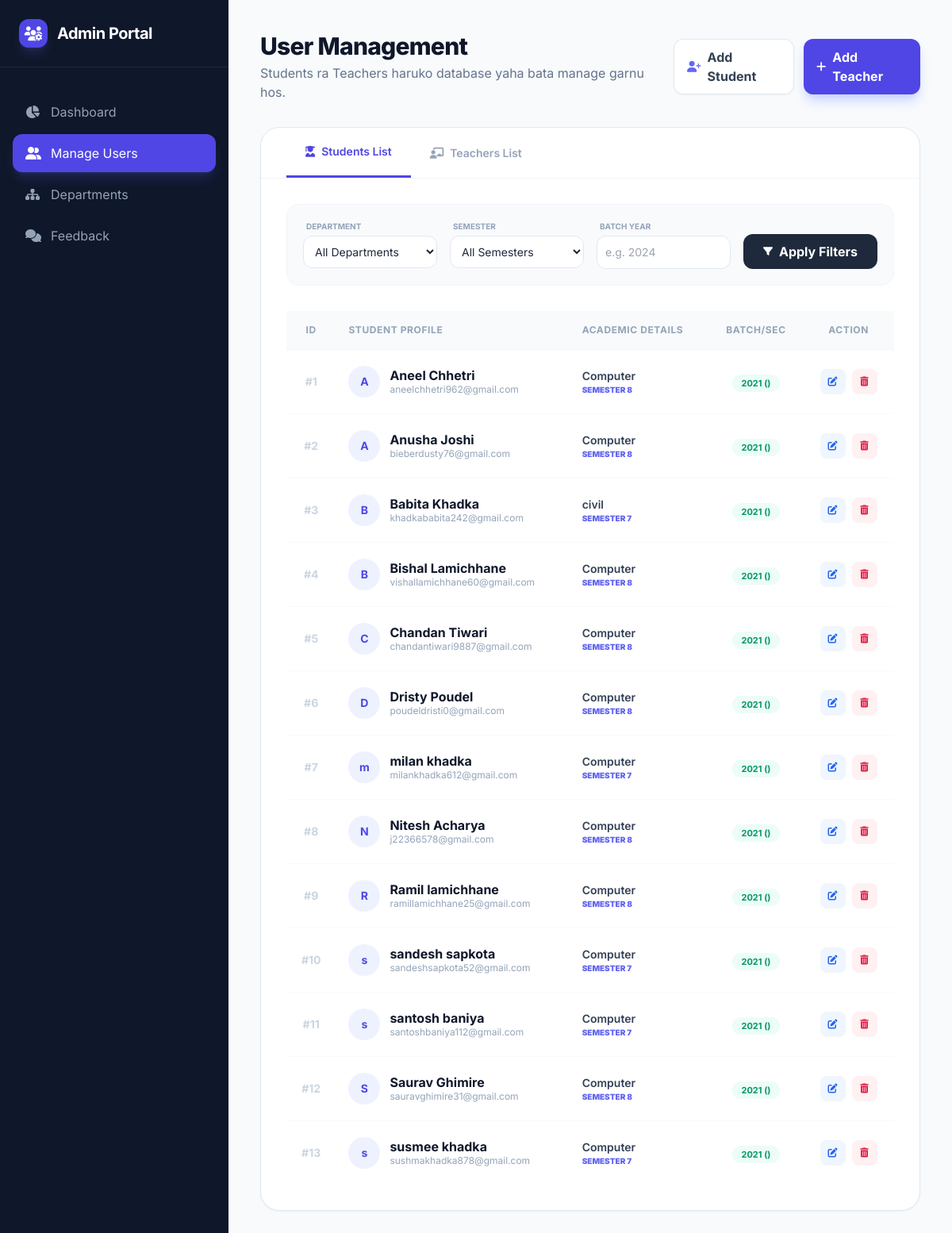
The app's page /manage_users.php (signed in) with its own data.
### tables this page shows
CREATE TABLE `students` (
  `id` int NOT NULL AUTO_INCREMENT,
  `full_name` varchar(100) NOT NULL,
  `email` varchar(100) NOT NULL,
  `student_id` varchar(20) DEFAULT NULL,
  `phone` varchar(20) DEFAULT NULL,
  `password` varchar(255) NOT NULL,
  `department` varchar(100) NOT NULL,
  `department_id` int DEFAULT NULL,
  `semester_id` int DEFAULT NULL,
  `faculty` varchar(100) DEFAULT NULL,
  `section` varchar(10) DEFAULT NULL,
  `batch_year` int DEFAULT NULL,
  `symbol_no` varchar(50) NOT NULL,
  `dob` date DEFAULT NULL,
  `profile_photo` varchar(255) DEFAULT 'images/default_user.png',
  `created_at` timestamp NULL DEFAULT CURRENT_TIMESTAMP,
  `otp` varchar(6) DEFAULT NULL,
  `otp_expiry` datetime DEFAULT NULL,
  `is_verified` tinyint(1) DEFAULT '0',
  `semester` tinyint(1) DEFAULT '1',
  `status` enum('active','inactive') DEFAULT 'active',
  PRIMARY KEY (`id`),
  UNIQUE KEY `email` (`email`),
  UNIQUE KEY `symbol_no` (`symbol_no`)
);

CREATE TABLE `departments` (
  `id` int NOT NULL AUTO_INCREMENT,
  `department_name` varchar(100) NOT NULL,
  `duration_years` int NOT NULL,
  `total_semesters` int NOT NULL,
  `hod_id` int DEFAULT NULL,
  PRIMARY KEY (`id`),
  UNIQUE KEY `department_name` (`department_name`)
);

### manage_users.php (the view, shortened to what this page needs)
<?php
require 'db_config.php';
$batch = intval($_GET['batch_year'] ?? 0);
$query = "SELECT s.id, s.full_name, s.email, s.batch_year, s.section, d.department_name, s.semester
          FROM students s
          LEFT JOIN departments d ON s.department_id=d.id
          WHERE 1";
$query .= " ORDER BY s.full_name ASC";
$students_result = $conn->query($query);
function h($val) {
    return htmlspecialchars($val ?? '');
}
?>
<!DOCTYPE html>
<html lang="en">
<head>
    <script src="https://cdn.tailwindcss.com"></script>
    <link rel="stylesheet" href="https://cdnjs.cloudflare.com/ajax/libs/font-awesome/6.4.0/css/all.min.css">
</head>
<body class="bg-slate-50 text-slate-800">
<div class="flex min-h-screen">
    <aside class="w-72 bg-slate-900 text-slate-300 hidden lg:flex flex-col fixed h-full z-50">
        <div class="p-6 border-b border-slate-800 flex items-center gap-3">
            <div class="h-9 w-9 bg-indigo-600 rounded-xl flex items-center justify-center text-white shadow-lg shadow-indigo-500/20">
                <i class="fa-solid fa-users-gear text-lg"></i>
            </div>
            <span class="text-xl font-bold text-white tracking-tight">Admin Portal</span>
        </div>
        <nav class="p-4 space-y-1 mt-4">
            <a href="admin_dashboard.php" class="sidebar-link flex items-center gap-3 px-4 py-3 rounded-xl transition-all text-slate-400">
                <i class="fa-solid fa-chart-pie w-5"></i> Dashboard
            </a>
            <a href="manage_users.php" class="flex items-center gap-3 px-4 py-3 rounded-xl bg-indigo-600 text-white shadow-lg shadow-indigo-500/20">
                <i class="fa-solid fa-user-group w-5"></i> Manage Users
            </a>
            <a href="manage_departments.php" class="sidebar-link flex items-center gap-3 px-4 py-3 rounded-xl transition-all text-slate-400">
                <i class="fa-solid fa-sitemap w-5"></i> Departments
            </a>
            <a href="manage_feedback.php" class="sidebar-link flex items-center gap-3 px-4 py-3 rounded-xl transition-all text-slate-400">
                <i class="fa-solid fa-comments w-5"></i> Feedback
            </a>
        </nav>
    </aside>
    <main class="flex-1 lg:ml-72 p-6 lg:p-10">
        <div class="flex flex-col md:flex-row md:items-center justify-between mb-8 gap-4">
            <div>
                <h1 class="text-3xl font-extrabold text-slate-900 tracking-tight">User Management</h1>
                <p class="text-slate-500 mt-1">Students ra Teachers haruko database yaha bata manage garnu hos.</p>
            </div>
            <div class="flex gap-3">
                <a href="student_signup.php" class="bg-white text-slate-700 border border-slate-200 px-4 py-2.5 rounded-xl font-bold hover:bg-slate-50 transition-all flex items-center gap-2 shadow-sm">
                    <i class="fa-solid fa-user-plus text-indigo-500 text-sm"></i> Add Student
                </a>
                <a href="teacher_signup.php" class="bg-indigo-600 text-white px-4 py-2.5 rounded-xl font-bold hover:bg-indigo-700 transition-all flex items-center gap-2 shadow-lg shadow-indigo-200">
                    <i class="fa-solid fa-plus text-sm"></i> Add Teacher
                </a>
            </div>
        </div>
        <div class="bg-white rounded-3xl shadow-sm border border-slate-200 overflow-hidden">
            <div class="flex border-b border-slate-100 px-8">
                <button id="btnStudents" class="px-6 py-5 text-sm font-semibold transition-all tab-active flex items-center gap-2">
                    <i class="fa-solid fa-user-graduate"></i> Students List
                </button>
                <button id="btnTeachers" class="px-6 py-5 text-sm font-semibold transition-all text-slate-400 hover:text-slate-600 flex items-center gap-2">
                    <i class="fa-solid fa-chalkboard-user"></i> Teachers List
                </button>
            </div>
            <div id="studentSection" class="p-8">
                <form method="get" class="grid grid-cols-1 md:grid-cols-4 gap-4 mb-8 bg-slate-50 p-5 rounded-2xl border border-slate-100">
                    <div>
                        <label class="block text-[10px] uppercase font-bold text-slate-400 mb-1 ml-1">Department</label>
                        <select name="department" class="w-full bg-white border border-slate-200 p-2.5 rounded-xl focus:ring-2 focus:ring-indigo-500 outline-none text-sm transition-all">
                            <option value="">All Departments</option>
                        </select>
                    </div>
                    <div>
                        <label class="block text-[10px] uppercase font-bold text-slate-400 mb-1 ml-1">Semester</label>
                        <select name="semester" class="w-full bg-white border border-slate-200 p-2.5 rounded-xl focus:ring-2 focus:ring-indigo-500 outline-none text-sm transition-all">
                            <option value="">All Semesters</option>
                        </select>
                    </div>
                    <div>
                        <label class="block text-[10px] uppercase font-bold text-slate-400 mb-1 ml-1">Batch Year</label>
                        <input type="number" name="batch_year" placeholder="e.g. 2024" value="<?= $batch ?: '' ?>"
                               class="w-full bg-white border border-slate-200 p-2.5 rounded-xl focus:ring-2 focus:ring-indigo-500 outline-none text-sm transition-all">
                    </div>
                    <div class="flex items-end">
                        <button type="submit" class="w-full bg-slate-800 text-white p-2.5 rounded-xl font-bold hover:bg-slate-900 transition-all flex items-center justify-center gap-2">
                            <i class="fa-solid fa-filter text-xs"></i> Apply Filters
                        </button>
                    </div>
                </form>
                <div class="overflow-x-auto">
                    <table class="w-full text-left border-collapse">
                        <thead>
                            <tr class="bg-slate-50 border-b border-slate-100 text-slate-400">
                                <th class="px-4 py-4 text-xs font-bold uppercase tracking-wider text-center">ID</th>
                                <th class="px-4 py-4 text-xs font-bold uppercase tracking-wider">Student Profile</th>
                                <th class="px-4 py-4 text-xs font-bold uppercase tracking-wider">Academic Details</th>
                                <th class="px-4 py-4 text-xs font-bold uppercase tracking-wider text-center">Batch/Sec</th>
                                <th class="px-4 py-4 text-xs font-bold uppercase tracking-wider text-center">Action</th>
                            </tr>
                        </thead>
                        <tbody class="divide-y divide-slate-50">
                            <?php $i=1; while($student = $students_result->fetch_assoc()): ?>
                            <tr class="hover:bg-slate-50/50 transition-colors group">
                                <td class="px-4 py-5 text-center text-sm font-bold text-slate-300">#<?= $i++; ?></td>
                                <td class="px-4 py-5">
                                    <div class="flex items-center gap-3">
                                        <div class="h-10 w-10 rounded-full bg-indigo-50 flex items-center justify-center text-indigo-600 font-bold text-sm">
                                            <?= substr($student['full_name'],0,1) ?>
                                        </div>
                                        <div>
                                            <p class="font-bold text-slate-900 leading-tight"><?= h($student['full_name']); ?></p>
                                            <p class="text-xs text-slate-400"><?= h($student['email']); ?></p>
                                        </div>
                                    </div>
                                </td>
                                <td class="px-4 py-5">
                                    <div class="flex flex-col">
                                        <span class="text-sm font-semibold text-slate-700"><?= h($student['department_name'] ?: '-'); ?></span>
                                        <span class="text-[10px] text-indigo-500 font-black uppercase">Semester <?= h($student['semester']); ?></span>
                                    </div>
                                </td>
                                <td class="px-4 py-5 text-center">
                                    <span class="px-3 py-1 bg-emerald-50 text-emerald-600 rounded-full text-[11px] font-bold">
                                        <?= h($student['batch_year']); ?> (<?= h($student['section']); ?>)
                                    </span>
                                </td>
                                <td class="px-4 py-5 text-center">
                                    <div class="flex justify-center gap-2">
                                        <a href="edit_student.php?id=<?= $student['id'] ?>" class="h-8 w-8 rounded-lg bg-blue-50 text-blue-600 flex items-center justify-center hover:bg-blue-600 hover:text-white transition-all">
                                            <i class="fa-solid fa-pen-to-square text-xs"></i>
                                        </a>
                                        <a href="delete_student.php?id=<?= $student['id'] ?>" onclick="return confirm('Delete?')" class="h-8 w-8 rounded-lg bg-rose-50 text-rose-600 flex items-center justify-center hover:bg-rose-600 hover:text-white transition-all">
                                            <i class="fa-solid fa-trash-can text-xs"></i>
                                        </a>
                                    </div>
                                </td>
                            </tr>
                            <?php endwhile; ?>
                        </tbody>
                    </table>
                </div>
            </div>
        </div>
    </main>
</div>
</body>
</html>

### manage_users.php (style rules this page uses)
body { font-family: 'Inter', sans-serif; }
.tab-active { border-bottom: 3px solid #4f46e5; color: #4f46e5; font-weight: 700; }

### records on screen
students: full_name "A", full_name "Aneel Chhetri", email "aneelchhetri962@gmail.com", department.department_name "Computer", semester "8", batch_year "2021"
students: full_name "A", full_name "Anusha Joshi", email "bieberdusty76@gmail.com", department.department_name "Computer", semester "8", batch_year "2021"
students: full_name "B", full_name "Babita Khadka", email "khadkababita242@gmail.com", department.department_name "civil", semester "7", batch_year "2021"
students: full_name "B", full_name "Bishal Lamichhane", email "vishallamichhane60@gmail.com", department.department_name "Computer", semester "8", batch_year "2021"
students: full_name "C", full_name "Chandan Tiwari", email "chandantiwari9887@gmail.com", department.department_name "Computer", semester "8", batch_year "2021"
students: full_name "D", full_name "Dristy Poudel", email "poudeldristi0@gmail.com", department.department_name "Computer", semester "8", batch_year "2021"
students: full_name "m", full_name "milan khadka", email "milankhadka612@gmail.com", department.department_name "Computer", semester "7", batch_year "2021"
students: full_name "N", full_name "Nitesh Acharya", email "j22366578@gmail.com", department.department_name "Computer", semester "8", batch_year "2021"
students: full_name "R", full_name "Ramil lamichhane", email "ramillamichhane25@gmail.com", department.department_name "Computer", semester "8", batch_year "2021"
students: full_name "s", full_name "sandesh sapkota", email "sandeshsapkota52@gmail.com", department.department_name "Computer", semester "7", batch_year "2021"
students: full_name "s", full_name "santosh baniya", email "santoshbaniya112@gmail.com", department.department_name "Computer", semester "7", batch_year "2021"
students: full_name "S", full_name "Saurav Ghimire", email "sauravghimire31@gmail.com", department.department_name "Computer", semester "8", batch_year "2021"
students: full_name "s", full_name "susmee khadka", email "sushmakhadka878@gmail.com", department.department_name "Computer", semester "7", batch_year "2021"
